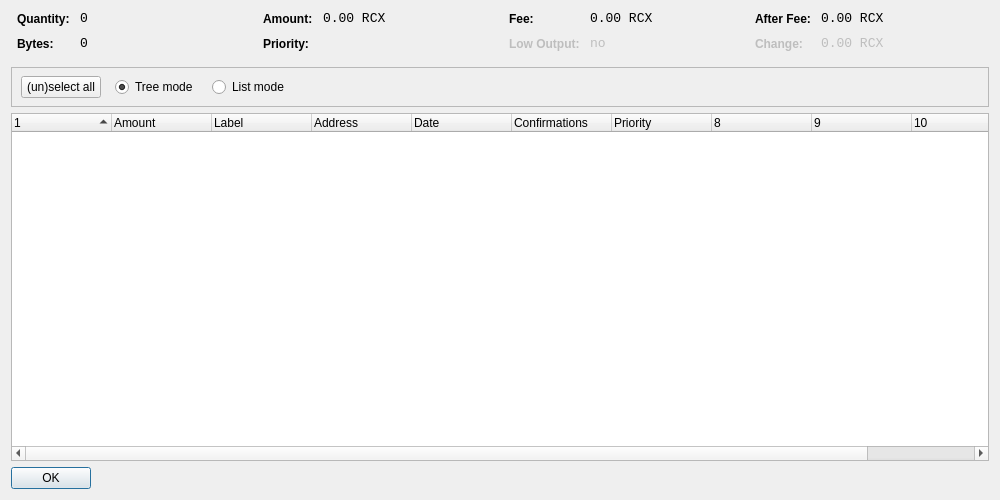
<?xml version="1.0" encoding="UTF-8"?>
<ui version="4.0">
 <class>CoinControlDialog</class>
 <widget class="QDialog" name="CoinControlDialog">
  <property name="geometry">
   <rect>
    <x>0</x>
    <y>0</y>
    <width>1000</width>
    <height>500</height>
   </rect>
  </property>
  <property name="windowTitle">
   <string>Coin Control</string>
  </property>
  <layout class="QVBoxLayout" name="verticalLayout">
   <item>
    <layout class="QHBoxLayout" name="horizontalLayoutTop" stretch="0,0,0,0">
     <property name="topMargin">
      <number>0</number>
     </property>
     <property name="bottomMargin">
      <number>10</number>
     </property>
     <item>
      <layout class="QFormLayout" name="formLayoutCoinControl1">
       <property name="horizontalSpacing">
        <number>10</number>
       </property>
       <property name="verticalSpacing">
        <number>10</number>
       </property>
       <property name="leftMargin">
        <number>6</number>
       </property>
       <property name="rightMargin">
        <number>6</number>
       </property>
       <item row="0" column="0">
        <widget class="QLabel" name="labelCoinControlQuantityText">
         <property name="styleSheet">
          <string notr="true">font-weight:bold;</string>
         </property>
         <property name="text">
          <string>Quantity:</string>
         </property>
        </widget>
       </item>
       <item row="0" column="1">
        <widget class="QLabel" name="labelCoinControlQuantity">
         <property name="font">
          <font>
           <family>Monospace</family>
           <pointsize>10</pointsize>
          </font>
         </property>
         <property name="cursor">
          <cursorShape>IBeamCursor</cursorShape>
         </property>
         <property name="contextMenuPolicy">
          <enum>Qt::ActionsContextMenu</enum>
         </property>
         <property name="text">
          <string notr="true">0</string>
         </property>
         <property name="textInteractionFlags">
          <set>Qt::LinksAccessibleByMouse|Qt::TextSelectableByKeyboard|Qt::TextSelectableByMouse</set>
         </property>
        </widget>
       </item>
       <item row="1" column="0">
        <widget class="QLabel" name="labelCoinControlBytesText">
         <property name="styleSheet">
          <string notr="true">font-weight:bold;</string>
         </property>
         <property name="text">
          <string>Bytes:</string>
         </property>
        </widget>
       </item>
       <item row="1" column="1">
        <widget class="QLabel" name="labelCoinControlBytes">
         <property name="font">
          <font>
           <family>Monospace</family>
           <pointsize>10</pointsize>
          </font>
         </property>
         <property name="cursor">
          <cursorShape>IBeamCursor</cursorShape>
         </property>
         <property name="contextMenuPolicy">
          <enum>Qt::ActionsContextMenu</enum>
         </property>
         <property name="text">
          <string notr="true">0</string>
         </property>
         <property name="textInteractionFlags">
          <set>Qt::LinksAccessibleByMouse|Qt::TextSelectableByKeyboard|Qt::TextSelectableByMouse</set>
         </property>
        </widget>
       </item>
      </layout>
     </item>
     <item>
      <layout class="QFormLayout" name="formLayoutCoinControl2">
       <property name="horizontalSpacing">
        <number>10</number>
       </property>
       <property name="verticalSpacing">
        <number>10</number>
       </property>
       <property name="leftMargin">
        <number>6</number>
       </property>
       <property name="rightMargin">
        <number>6</number>
       </property>
       <item row="0" column="0">
        <widget class="QLabel" name="labelCoinControlAmountText">
         <property name="styleSheet">
          <string notr="true">font-weight:bold;</string>
         </property>
         <property name="text">
          <string>Amount:</string>
         </property>
        </widget>
       </item>
       <item row="0" column="1">
        <widget class="QLabel" name="labelCoinControlAmount">
         <property name="font">
          <font>
           <family>Monospace</family>
           <pointsize>10</pointsize>
          </font>
         </property>
         <property name="cursor">
          <cursorShape>IBeamCursor</cursorShape>
         </property>
         <property name="contextMenuPolicy">
          <enum>Qt::ActionsContextMenu</enum>
         </property>
         <property name="text">
          <string notr="true">0.00 RCX</string>
         </property>
         <property name="textInteractionFlags">
          <set>Qt::LinksAccessibleByMouse|Qt::TextSelectableByKeyboard|Qt::TextSelectableByMouse</set>
         </property>
        </widget>
       </item>
       <item row="1" column="0">
        <widget class="QLabel" name="labelCoinControlPriorityText">
         <property name="styleSheet">
          <string notr="true">font-weight:bold;</string>
         </property>
         <property name="text">
          <string>Priority:</string>
         </property>
        </widget>
       </item>
       <item row="1" column="1">
        <widget class="QLabel" name="labelCoinControlPriority">
         <property name="font">
          <font>
           <family>Monospace</family>
           <pointsize>10</pointsize>
          </font>
         </property>
         <property name="cursor">
          <cursorShape>IBeamCursor</cursorShape>
         </property>
         <property name="contextMenuPolicy">
          <enum>Qt::ActionsContextMenu</enum>
         </property>
         <property name="text">
          <string/>
         </property>
         <property name="textInteractionFlags">
          <set>Qt::LinksAccessibleByMouse|Qt::TextSelectableByKeyboard|Qt::TextSelectableByMouse</set>
         </property>
        </widget>
       </item>
      </layout>
     </item>
     <item>
      <layout class="QFormLayout" name="formLayoutCoinControl3">
       <property name="horizontalSpacing">
        <number>10</number>
       </property>
       <property name="verticalSpacing">
        <number>10</number>
       </property>
       <property name="leftMargin">
        <number>6</number>
       </property>
       <property name="rightMargin">
        <number>6</number>
       </property>
       <item row="0" column="0">
        <widget class="QLabel" name="labelCoinControlFeeText">
         <property name="styleSheet">
          <string notr="true">font-weight:bold;</string>
         </property>
         <property name="text">
          <string>Fee:</string>
         </property>
        </widget>
       </item>
       <item row="0" column="1">
        <widget class="QLabel" name="labelCoinControlFee">
         <property name="font">
          <font>
           <family>Monospace</family>
           <pointsize>10</pointsize>
          </font>
         </property>
         <property name="cursor">
          <cursorShape>IBeamCursor</cursorShape>
         </property>
         <property name="contextMenuPolicy">
          <enum>Qt::ActionsContextMenu</enum>
         </property>
         <property name="text">
          <string notr="true">0.00 RCX</string>
         </property>
         <property name="textInteractionFlags">
          <set>Qt::LinksAccessibleByMouse|Qt::TextSelectableByKeyboard|Qt::TextSelectableByMouse</set>
         </property>
        </widget>
       </item>
       <item row="1" column="0">
        <widget class="QLabel" name="labelCoinControlLowOutputText">
         <property name="enabled">
          <bool>false</bool>
         </property>
         <property name="styleSheet">
          <string notr="true">font-weight:bold;</string>
         </property>
         <property name="text">
          <string>Low Output:</string>
         </property>
        </widget>
       </item>
       <item row="1" column="1">
        <widget class="QLabel" name="labelCoinControlLowOutput">
         <property name="enabled">
          <bool>false</bool>
         </property>
         <property name="font">
          <font>
           <family>Monospace</family>
           <pointsize>10</pointsize>
          </font>
         </property>
         <property name="cursor">
          <cursorShape>IBeamCursor</cursorShape>
         </property>
         <property name="contextMenuPolicy">
          <enum>Qt::ActionsContextMenu</enum>
         </property>
         <property name="text">
          <string notr="true">no</string>
         </property>
         <property name="textInteractionFlags">
          <set>Qt::LinksAccessibleByMouse|Qt::TextSelectableByKeyboard|Qt::TextSelectableByMouse</set>
         </property>
        </widget>
       </item>
      </layout>
     </item>
     <item>
      <layout class="QFormLayout" name="formLayoutCoinControl4">
       <property name="horizontalSpacing">
        <number>10</number>
       </property>
       <property name="verticalSpacing">
        <number>10</number>
       </property>
       <property name="leftMargin">
        <number>6</number>
       </property>
       <property name="rightMargin">
        <number>6</number>
       </property>
       <item row="0" column="0">
        <widget class="QLabel" name="labelCoinControlAfterFeeText">
         <property name="styleSheet">
          <string notr="true">font-weight:bold;</string>
         </property>
         <property name="text">
          <string>After Fee:</string>
         </property>
        </widget>
       </item>
       <item row="0" column="1">
        <widget class="QLabel" name="labelCoinControlAfterFee">
         <property name="font">
          <font>
           <family>Monospace</family>
           <pointsize>10</pointsize>
          </font>
         </property>
         <property name="cursor">
          <cursorShape>IBeamCursor</cursorShape>
         </property>
         <property name="contextMenuPolicy">
          <enum>Qt::ActionsContextMenu</enum>
         </property>
         <property name="text">
          <string notr="true">0.00 RCX</string>
         </property>
         <property name="textInteractionFlags">
          <set>Qt::LinksAccessibleByMouse|Qt::TextSelectableByKeyboard|Qt::TextSelectableByMouse</set>
         </property>
        </widget>
       </item>
       <item row="1" column="0">
        <widget class="QLabel" name="labelCoinControlChangeText">
         <property name="enabled">
          <bool>false</bool>
         </property>
         <property name="styleSheet">
          <string notr="true">font-weight:bold;</string>
         </property>
         <property name="text">
          <string>Change:</string>
         </property>
        </widget>
       </item>
       <item row="1" column="1">
        <widget class="QLabel" name="labelCoinControlChange">
         <property name="enabled">
          <bool>false</bool>
         </property>
         <property name="font">
          <font>
           <family>Monospace</family>
           <pointsize>10</pointsize>
          </font>
         </property>
         <property name="cursor">
          <cursorShape>IBeamCursor</cursorShape>
         </property>
         <property name="contextMenuPolicy">
          <enum>Qt::ActionsContextMenu</enum>
         </property>
         <property name="text">
          <string notr="true">0.00 RCX</string>
         </property>
         <property name="textInteractionFlags">
          <set>Qt::LinksAccessibleByMouse|Qt::TextSelectableByKeyboard|Qt::TextSelectableByMouse</set>
         </property>
        </widget>
       </item>
      </layout>
     </item>
    </layout>
   </item>
   <item>
    <widget class="QFrame" name="frame">
     <property name="minimumSize">
      <size>
       <width>0</width>
       <height>40</height>
      </size>
     </property>
     <property name="frameShape">
      <enum>QFrame::StyledPanel</enum>
     </property>
     <property name="frameShadow">
      <enum>QFrame::Sunken</enum>
     </property>
     <widget class="QWidget" name="horizontalLayoutWidget">
      <property name="geometry">
       <rect>
        <x>10</x>
        <y>0</y>
        <width>781</width>
        <height>41</height>
       </rect>
      </property>
      <layout class="QHBoxLayout" name="horizontalLayoutPanel" stretch="0,0,0,0,0">
       <property name="spacing">
        <number>14</number>
       </property>
       <item>
        <widget class="QPushButton" name="pushButtonSelectAll">
         <property name="sizePolicy">
          <sizepolicy hsizetype="Maximum" vsizetype="Fixed">
           <horstretch>0</horstretch>
           <verstretch>0</verstretch>
          </sizepolicy>
         </property>
         <property name="text">
          <string>(un)select all</string>
         </property>
        </widget>
       </item>
       <item>
        <widget class="QRadioButton" name="radioTreeMode">
         <property name="sizePolicy">
          <sizepolicy hsizetype="Maximum" vsizetype="Fixed">
           <horstretch>0</horstretch>
           <verstretch>0</verstretch>
          </sizepolicy>
         </property>
         <property name="text">
          <string>Tree mode</string>
         </property>
         <property name="checked">
          <bool>true</bool>
         </property>
        </widget>
       </item>
       <item>
        <widget class="QRadioButton" name="radioListMode">
         <property name="sizePolicy">
          <sizepolicy hsizetype="Maximum" vsizetype="Fixed">
           <horstretch>0</horstretch>
           <verstretch>0</verstretch>
          </sizepolicy>
         </property>
         <property name="text">
          <string>List mode</string>
         </property>
        </widget>
       </item>
       <item>
        <spacer name="horizontalSpacer">
         <property name="orientation">
          <enum>Qt::Horizontal</enum>
         </property>
         <property name="sizeHint" stdset="0">
          <size>
           <width>40</width>
           <height>20</height>
          </size>
         </property>
        </spacer>
       </item>
      </layout>
     </widget>
    </widget>
   </item>
   <item>
    <widget class="CoinControlTreeWidget" name="treeWidget">
     <property name="contextMenuPolicy">
      <enum>Qt::CustomContextMenu</enum>
     </property>
     <property name="sortingEnabled">
      <bool>false</bool>
     </property>
     <property name="columnCount">
      <number>11</number>
     </property>
     <attribute name="headerShowSortIndicator" stdset="0">
      <bool>true</bool>
     </attribute>
     <attribute name="headerStretchLastSection">
      <bool>false</bool>
     </attribute>
     <column>
      <property name="text">
       <string/>
      </property>
     </column>
     <column>
      <property name="text">
       <string>Amount</string>
      </property>
     </column>
     <column>
      <property name="text">
       <string>Label</string>
      </property>
     </column>
     <column>
      <property name="text">
       <string>Address</string>
      </property>
     </column>
     <column>
      <property name="text">
       <string>Date</string>
      </property>
     </column>
     <column>
      <property name="text">
       <string>Confirmations</string>
      </property>
      <property name="toolTip">
       <string>Confirmed</string>
      </property>
     </column>
     <column>
      <property name="text">
       <string>Priority</string>
      </property>
     </column>
     <column>
      <property name="text">
       <string/>
      </property>
     </column>
     <column>
      <property name="text">
       <string/>
      </property>
     </column>
     <column>
      <property name="text">
       <string/>
      </property>
     </column>
     <column>
      <property name="text">
       <string/>
      </property>
     </column>
    </widget>
   </item>
   <item>
    <widget class="QDialogButtonBox" name="buttonBox">
     <property name="sizePolicy">
      <sizepolicy hsizetype="Maximum" vsizetype="Fixed">
       <horstretch>0</horstretch>
       <verstretch>0</verstretch>
      </sizepolicy>
     </property>
     <property name="orientation">
      <enum>Qt::Horizontal</enum>
     </property>
     <property name="standardButtons">
      <set>QDialogButtonBox::Ok</set>
     </property>
    </widget>
   </item>
  </layout>
 </widget>
 <customwidgets>
  <customwidget>
   <class>CoinControlTreeWidget</class>
   <extends>QTreeWidget</extends>
   <header>coincontroltreewidget.h</header>
  </customwidget>
 </customwidgets>
 <resources/>
 <connections/>
</ui>
